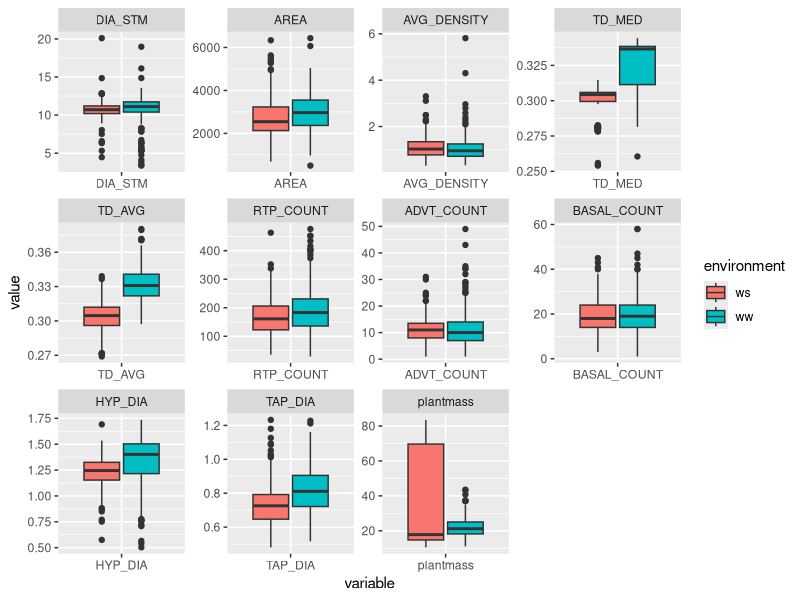
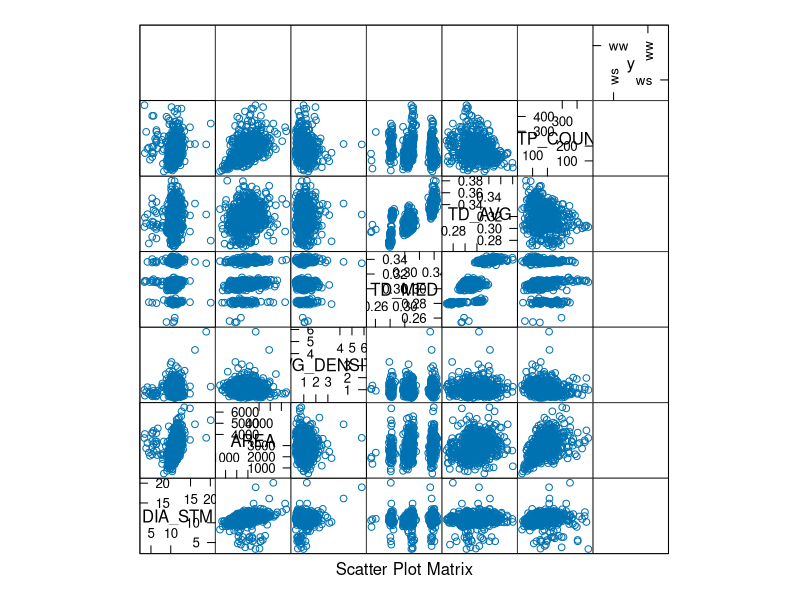
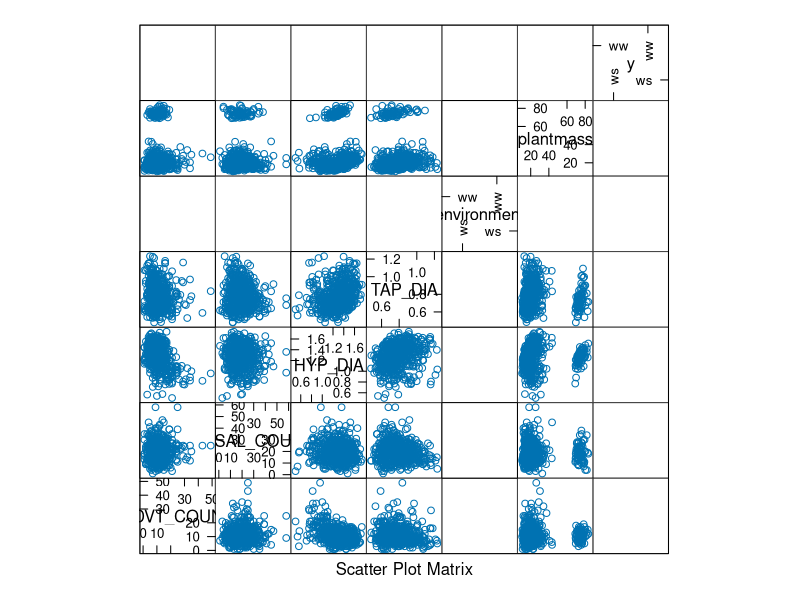

These charts were generated, in order, by the following R code:
setwd("/users/limengxie/Desktop/INFO8000ProjectMomo/")
# get the packages we need to use 
library(caret)
library(ggplot2)
require(reshape2)
# read the fixed dataset 
data <- read.csv("L88_57_2016_fixed.csv")
head(data)
ncol(data)
# since columns before DIA_STM are just computing parameters or identifications for samples,
#, which are not useful to build models, I delete them
data_model <- data[,-(1:11)]
str(data_model)


# start to explore these 12 variables
# transfer to tidydata 
melt_data<- melt(data_model,id.var="environment")
head(melt_data)
p <- ggplot(data=melt_data, aes(x=variable, y=value))+
    geom_boxplot(aes(fill=environment))+
    facet_wrap( ~ variable, scales="free")
p
# we can see the scale of variables is quite different, which may need to normalize data
# explore the scatterplot 
featurePlot(x=data_model[,1:6], y=data_model$environment,plot="pairs",auto.key=list(colums=3))
featurePlot(x=data_model[,7:12], y=data_model$environment,plot="pairs",auto.key=list(colums=3))
# explore the density plot 
featurePlot(x=data_model[,1:6], y=data_model$environment, plot="density", scales = list(x = list(relation="free"),                                                                         y = list(relation="free")),
            adjust = 1.5,
            pch = "|",
            layout = c(2, 3))
featurePlot(x=data_model[,c(7:10,12)], y=data_model$environment, plot="density", scales = list(x = list(relation="free"),                                                                         y = list(relation="free")),
            adjust = 1.5,
            pch = "|",
            layout = c(2, 3))
# decide which variable to delete : TD_MED,ADVT_COUNT,BASAL_COUNT
data_model <- data_model[,-c(4,7,8)]
write.csv(data_model, file = "data_model.csv")
